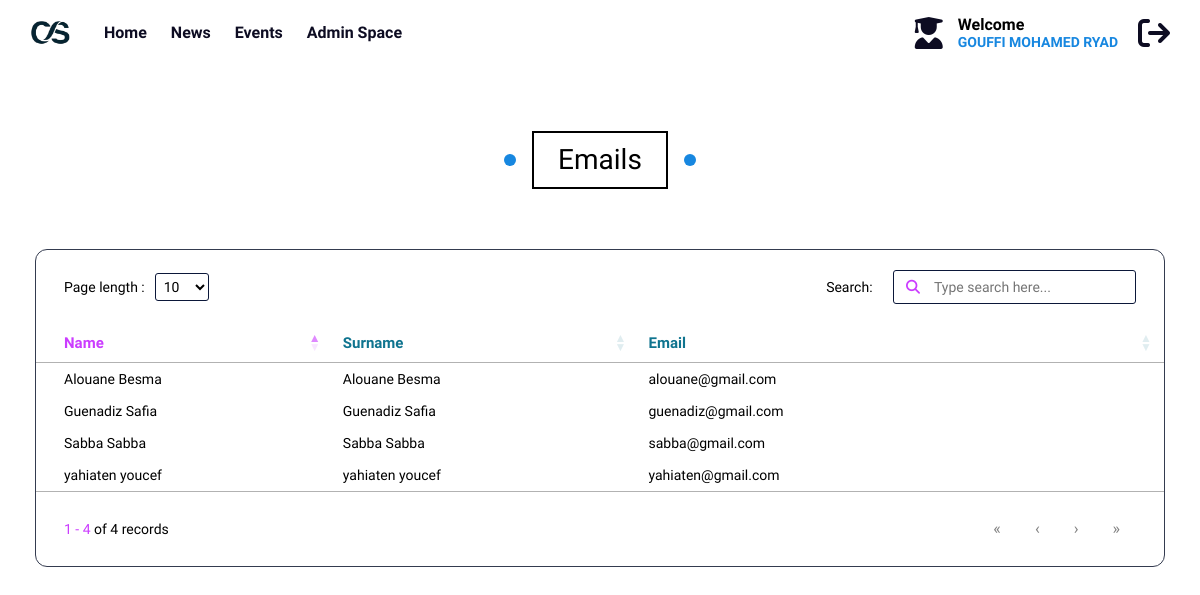
/emails.php (signed in), run on the app's committed database.
### tables this page shows
CREATE TABLE `user` (
  `id` bigint(20) UNSIGNED NOT NULL,
  `fullname` varchar(255) NOT NULL,
  `email` varchar(255) NOT NULL,
  `password` varchar(1000) NOT NULL,
  `role` enum('admin','teacher') NOT NULL
);

### php/admins.php (called while the page is built, shortened)
<?php
class Admins {
    private $conn;
    private $table = 'user';
    public function __construct($db) {
        $this->conn = $db;
    }
    public function admin_data($email) {
        $sql = $this->conn->prepare("SELECT * FROM {$this->table} WHERE email = ?");
        $sql->bindParam(1, $email, PDO::PARAM_STR);
        $sql->execute();
        $result = $sql->fetch(PDO::FETCH_ASSOC);
        return $result;
    }
    public function all_admins() {
        $sql = $this->conn->prepare("SELECT * FROM {$this->table}");
        $sql->execute();
        $result = $sql->fetchAll(PDO::FETCH_ASSOC);
        return $result;
    }
}
?>

### emails.php (the view, shortened to what this page needs)
<?php
    require 'php/admins.php';
    $db = new Database();
    $dbconn = $db->connect();
?>
<!DOCTYPE html>
<html lang="en">
<head>
    <link rel="stylesheet" href="libs/bootstrapv5/bootstrap.min.css">
    <link href="css/normalize.css" rel="stylesheet" />
    <link href="css/all.min.css" rel="stylesheet" />
    <link href="css/global.css" rel="stylesheet" />
    <link href="css/global2.css" rel="stylesheet" />
    <link rel="stylesheet" href="libs/datatable/dataTables.css">
    <link href="css/header.css" rel="stylesheet" />
    <link href="css/emails.css" rel="stylesheet" />
</head>
<body>
    <header>
        <div class="container">
            <a href="home.php" class="logo"><img src="picts/departement/logo1removed.png" alt=""></a>
            <div class="wrapper">
                <nav>
                    <a href="home.php">Home</a>
                    <a href="news.php">News</a>
                    <a href="events.php">Events</a>
                    <a href="space.php"><?=ucfirst($_SESSION["role"])?> Space</a>
                </nav>
                <div class="userCard">
                    <i class="fa-solid fa-user-graduate"></i>
                    <div class="userCords">
                        <p>Welcome</p>
                        <?php
                            if($_SESSION["role"]=="student"){
                                $user = new User($dbconn);
                                $result = $user->user_data($_SESSION["matricule"]);
                                echo "<span>$result[name] $result[surname]</span>";
                            }
                            else if($_SESSION["role"]=="teacher" || $_SESSION["role"]=="admin"){
                                $user = new Admins($dbconn);
                                $result = $user->admin_data($_SESSION["email"]);
                                echo "<span>$result[fullname]</span>";
                            }
                        ?>
                    </div>
                    <a class="logout" href="php/logout.php"><i class="fa-solid fa-arrow-right-from-bracket"></i></a>
                </div>
            </div>
        </div>
    </header>
    <main>
        <h2>Emails</h2>
        <div class="container">
            <div class="all">
                <table class="emails" id="emails">
                    <thead>
                        <th>Name</th>
                        <th>Surname</th>
                        <th>Email</th>
                    </thead>
                    <tbody>
                        <?php
                        $user = new Admins($dbconn);
                        $result = $user->all_admins();
                        foreach ($result as $key => $value):
                            if($value['role']=="teacher"):
                        ?>
                        <tr>
                            <td><?= $value['fullname'] ?></td>
                            <td><?= $value['fullname'] ?></td>
                            <td><?= $value['email'] ?></td>
                        </tr>
                        <?php
                        endif;
                        endforeach;?>
                    </tbody>
                </table>
            </div>
        </div>
    </main>
</body>

### css/global.css (style rules this page uses)
* { box-sizing: border-box; margin: 0; padding: 0; }
:root { --prime-color: #0f748f; --second-color: #00c7fc; --mediafire: #0077FF; --notion-one: #202020; --notion-two: #191919; --onelove: #161515; --logo1: #00C7FC; --logo2: #0F748F; --bg-color: #081028; --gray:#AEB9E1; --logo3:#CB3CFF; --bg-secondary:#0A1330; --white:white; --border:#343B4F; --charts-bg:#0B1739; --bg-color-light: white; --bg-secondary-light:#eee; --black:black; }
html { scroll-behavior: smooth; }
body { line-height: initial; }
.container { margin-left: auto; margin-right: auto; padding-left: 15px; padding-right: 15px; }
@media (min-width: 768px) { .container { max-width: 750px; } }
@media (min-width: 992px) { .container { max-width: 970px; } }
@media (min-width: 1200px) { .container { max-width: 1170px; } }
a { text-decoration: none; color: inherit; }

### css/global2.css (style rules this page uses)
:root { --main-color: #2196f3; --main-color-alt: #1787e0; --color:#243971; --headers:#0d0c22 ; --paragraph:#6e6d7a ; --bg-gray:#9e9ea7 ; --bg-light-gray:#f3f3f6 ; --site-nav-link-hover-color: #7b7194; --time:0.3s; }
* { box-sizing: border-box; }
body { font-family:"Mona Sans", sans-serif; color: var(--headers) !important; }
p { color: var(--paragraph); }
main>h2 { padding: 10px 24px; border: 2px solid black; font-size: 28px; width: fit-content; margin-left: auto; margin-right: auto; margin-top: 40px; margin-bottom: 60px; position: relative; }
main>h2::before, main>h2::after { content: ""; position: absolute; display: block; width: 12px; height: 12px; background-color: var(--main-color-alt); border-radius: 50%; top: 50%; transform: translateY(-50%); }
main>h2::before { left: -30px; }
main>h2::after { right: -30px; }

### libs/datatable/dataTables.css (style rules this page uses)
:root { --dt-row-selected: 13, 110, 253; --dt-row-selected-text: 255, 255, 255; --dt-row-selected-link: 9, 10, 11; --dt-row-stripe: 0, 0, 0; --dt-row-hover: 0, 0, 0; --dt-column-ordering: 0, 0, 0; --dt-html-background: white; }
table.dataTable thead > tr > th.dt-orderable-asc, table.dataTable thead > tr > th.dt-orderable-desc, table.dataTable thead > tr > th.dt-ordering-asc, table.dataTable thead > tr > th.dt-ordering-desc, table.dataTable thead > tr > td.dt-orderable-asc, table.dataTable thead > tr > td.dt-orderable-desc, table.dataTable thead > tr > td.dt-ordering-asc, table.dataTable thead > tr > td.dt-ordering-desc { position: relative; padding-right: 30px; }
table.dataTable thead > tr > th.dt-orderable-asc, table.dataTable thead > tr > th.dt-orderable-desc, table.dataTable thead > tr > td.dt-orderable-asc, table.dataTable thead > tr > td.dt-orderable-desc { cursor: pointer; }
table.dataTable th, table.dataTable td { box-sizing: border-box; }
table.dataTable thead th, table.dataTable thead td, table.dataTable tfoot th, table.dataTable tfoot td { text-align: left; }
table.dataTable { width: 100%; margin: 0 auto; border-spacing: 0; }
table.dataTable thead th, table.dataTable tfoot th { font-weight: bold; }
table.dataTable > thead > tr > th, table.dataTable > thead > tr > td { padding: 10px; border-bottom: 1px solid rgba(0, 0, 0, 0.3); }
table.dataTable > tbody > tr { background-color: transparent; }
table.dataTable > tbody > tr:first-child > * { border-top: none; }
table.dataTable > tbody > tr:last-child > * { border-bottom: none; }
table.dataTable > tbody > tr > th, table.dataTable > tbody > tr > td { padding: 8px 10px; }
div.dt-container div.dt-layout-full > *:only-child { margin-left: auto; margin-right: auto; }
div.dt-container.dt-empty-footer tbody > tr:last-child > * { border-bottom: 1px solid rgba(0, 0, 0, 0.3); }

### css/header.css (style rules this page uses)
header { margin-top: 3px; }
header .container { display: flex; align-items: center; height: 60px; }
header .container .logo { display: inline-block; }
header .container .logo img { width: 40px; }
header .container > .wrapper { margin-left: 24px; display: flex; justify-content: space-between; flex-grow: 1; align-items: center; }
header .container > .wrapper nav a { font-weight: 600; padding: 16px 10px; }
header .userCard { display: flex; align-items: center; }
header .userCords { margin-left: 15px; }
header i { font-size: 32px; }
header a.logout { margin-left: 20px; }
header p { margin-bottom: 0px; font-weight: bold; color: black; }
header span { font-size: 14px; font-weight: bold; text-transform: uppercase; line-height: 1.2; display: block; color: var(--main-color-alt); }

### data on the page
user: fullname "GOUFFI MOHAMED RYAD"
user: fullname "Alouane Besma", email "alouane@gmail.com"
user: fullname "Sabba Sabba", email "sabba@gmail.com"
user: fullname "Guenadiz Safia", email "guenadiz@gmail.com"
user: fullname "yahiaten youcef", email "yahiaten@gmail.com"

### other printed values
$_SESSION["role"] "Admin"
